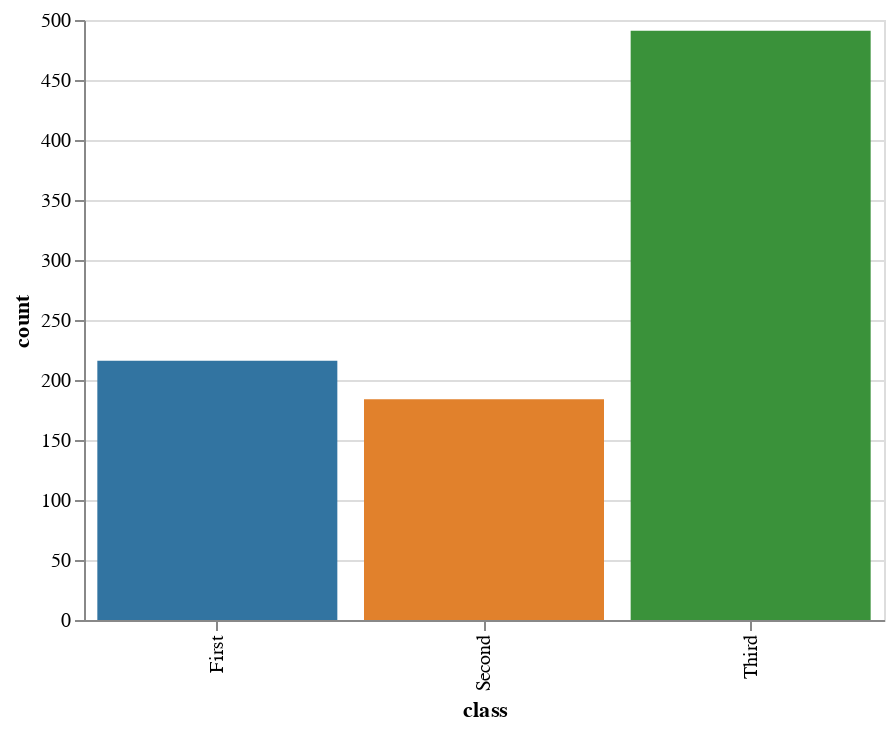

Notebook code for this chart:
### Code cell
display(salt.countplot(x="class", data=titanic))
ax = sns.countplot(x="class", data=titanic)

### Figure 1 — Vega-Lite specification as saved in the notebook (floating-point values rounded to 4 significant figures)
{"$schema": "https://vega.github.io/schema/vega-lite/v2.4.1.json", "config": {"view": {"height": 300, "width": 400}}, "data": {"values": [{"c": "rgb(49.62499999999999, 115.62499999999996, 161.37500000000003)", "class": "First", "count": 216}, {"c": "rgb(224.87499999999997, 128.875, 44.12500000000004)", "class": "Second", "count": 184}, {"c": "rgb(58.49999999999999, 145.50000000000003, 58.49999999999999)", "class": "Third", "count": 491}]}, "encoding": {"color": {"field": "c", "scale": null, "type": "nominal"}, "x": {"axis": {"title": "class"}, "field": "class", "sort": null, "type": "nominal"}, "y": {"axis": {"title": "count"}, "field": "count", "type": "quantitative"}}, "mark": "bar", "selection": {"selector006": {"bind": "scales", "encodings": ["x", "y"], "mark": {"fill": "#333", "fillOpacity": 0.125, "stroke": "white"}, "on": "[mousedown, window:mouseup] > window:mousemove!", "resolve": "global", "translate": "[mousedown, window:mouseup] > window:mousemove!", "type": "interval", "zoom": "wheel!"}}}
